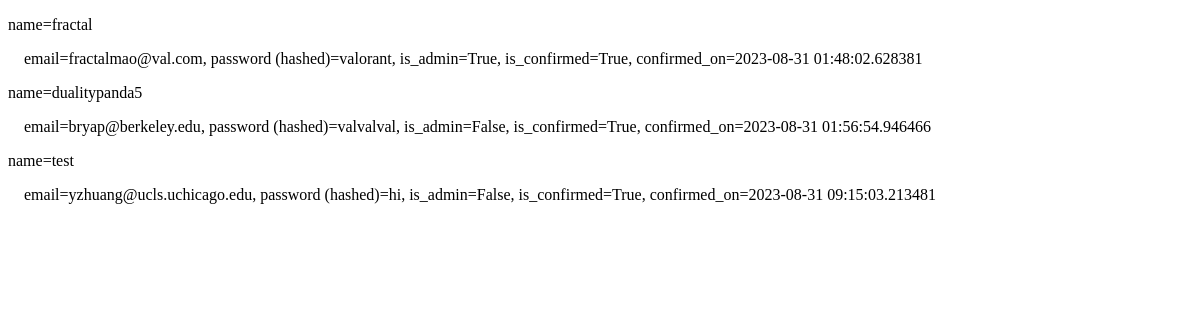
Screenshot of /panel (signed in) with the database file from the repository.
### __init__.py (models this page shows, shortened)
class users(db.Model):
    _id = db.Column("id", db.Integer, primary_key=True)
    name = db.Column("name", db.String(100))
    email = db.Column("email", db.String(100))
    password = db.Column("password", db.String(100))
    is_admin = db.Column(db.Boolean, nullable=False, default=False)
    is_confirmed = db.Column(db.Boolean, nullable=False, default=False)
    confirmed_on = db.Column(db.DateTime, nullable=True)

### __init__.py (the view)
@log_action
@app.route("/panel", methods=["POST", "GET"])
def view():
    if "user" in session:
        ip_address = request.remote_addr
        logging.info(f"/panel request from {ip_address}")
        if "is_admin" in session and session["is_admin"]:
            return render_template("view.html", values=users.query.all())
    return '''<p>Access denied</p>'''

### templates/view.html (shortened to what this page needs)
<!DOCTYPE html>
<html lang = "en">
	<head>
		<link rel="stylesheet" href="{{ url_for('static', filename='css/main.css') }}">
	</head>
	<body>
		{% for item in values %}
			<p> name={{item.name}} </p>
			<p> &emsp;email={{item.email}}, password (hashed)={{item.password}},
				is_admin={{item.is_admin}}, is_confirmed={{item.is_confirmed}}, confirmed_on={{item.confirmed_on}}<br></p>
		{% endfor %}
	</body>
</html>

### rows the page displays
users: name "fractal", email "fractalmao@val.com", password "valorant", is_admin "True", is_confirmed "True", confirmed_on "2023-08-31 01:48:02.628381"
users: name "dualitypanda5", email "bryap@berkeley.edu", password "valvalval", is_admin "False", is_confirmed "True", confirmed_on "2023-08-31 01:56:54.946466"
users: name "test", email "yzhuang@ucls.uchicago.edu", password "hi", is_admin "False", is_confirmed "True", confirmed_on "2023-08-31 09:15:03.213481"
